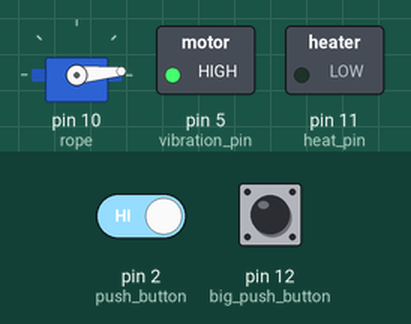
Recording of a sketch running on a simulated Arduino Uno, built with avr-gcc and run on an emulated ATmega328P. Shown: servo, switched loads named in the sketch (green lamp = pin HIGH). Inputs (shaded band) come from the test bench; at power-on: pin 2 (push_button) HIGH, pin 12 (big_push_button) LOW. Storage starts empty; random numbers use the default seed unless the sketch sets one.

Above: at 12.8 s.
12.9 s: pin 2 (push_button) driven LOW
At 14.7 s:
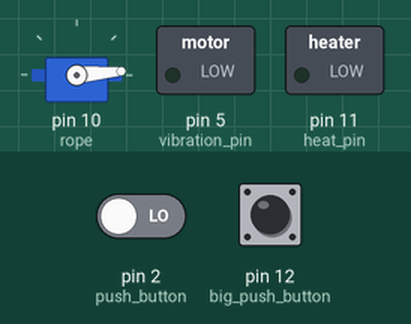
At 22.5 s:
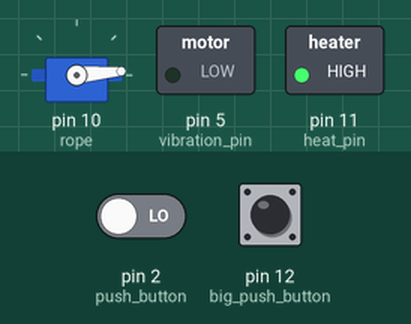
23.5 s: pin 12 (big_push_button) pulled HIGH for 3 s
At 33.1 s:
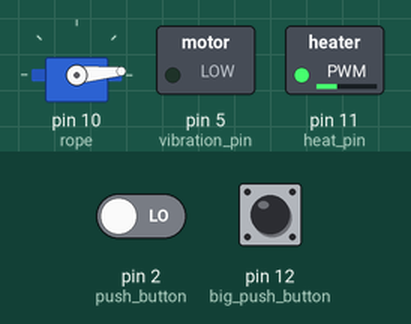
33.8 s: pin 2 (push_button) driven HIGH
Timing chart, 0 to 72.9 s (numbered marks = the images above; inputs shaded):
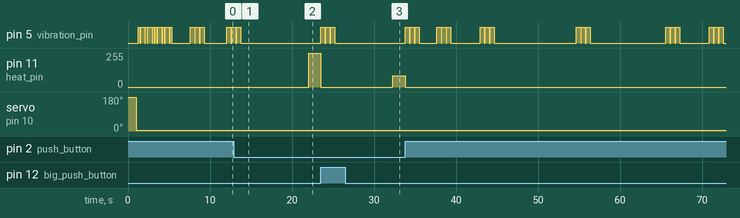

Measured:
- after the input at 12.9 s, pin 11 (heat_pin): 0/255 → 255/255 after 9.1 s

The sketch:

Force_Phone.ino
```cpp
//This Program is designed to use outputs on the ForcePhone II prototype as well as log user input for later review.
#include <SPI.h>
#include <SD.h>
#include <Servo.h>

File datalog;

Servo rope;

int pos; //this keeps the servo's current position

const int push_button = 2; //push button
const int big_push_button = 12; //big purple push button
//const int pressure_pin = A3; //pressure input
//const int stretch_pin = A4; //Strech sensor input
const int heat_pin = 11; //heat output
const int vibration_pin = 5; //vibration output
const int servo_pin = 10; //servo output
int temp;  //a global temporary variable for use when needed
long timer_start; //global variable for use in a timer if needed

void setup()
{
  randomSeed(analogRead(0));
  int output_count[] = {0, 0, 0, 0, 0, 0, 0}; //keeps track of how many times each output has been used
  bool continue_experiment = true; //initializes to true, as long as this is true, the experiment goes on.

  set_pins();  //setting pins numbers as inputs or outputs
  all_low();   //make sure outputs are off
  rope_reset(); //makes sure rope is in loose starting position
  InitSD();  //initialize sd card, opens or creates a log file

  new_line();//specifies a new session - this will start the column with times for this user
  save_time();           //writes time from start to the log file - this will be used often to log data

  error_code(2);// lets us know that we will be asking for an input choice
  in_or_out(); //waits for input and records if we are inside or outside.
  error_code(2);

  datalog.flush(); //ensure data is saved to SD card (means information is not lost in case of accidental shutdown)

  while(continue_experiment) //this is where the experiment begins
  {

    delay(random (1000, 10000)) ; //delay between 1 and 10 seconds

    temp = random_output(); // places number refering to output in temp

    datalog.print(temp); //writes the corresponding output after using it
    datalog.print(",");  // for CSV file
    save_time(); //saves start time of output

    timer_start = millis(); //saves a start time for a timer
    while ((digitalRead(big_push_button) == LOW) && (digitalRead(push_button) == LOW) && ((millis() - timer_start) < 10000)){}//while waiting for input do nothing, unless 10 seconds have passed (timeout)

    save_time(); //saves end time of output

    if(temp == 0)   //if rope was tightened, loosen it.
      rope_loosen();

    all_low();
    error_code(1); // sends a vibration feedback on completion
    datalog.flush();

   output_count[temp] += 1; //keeps track of how many times current output has been used

   for (int i = 0; i < 7; i = i + 1) { //goes through the array, if any value is under 4, we need to continue the experiment.
    if (output_count[i] < 4){
      continue_experiment = true;
      break; //breaks out of loop to continue experiment
      }
    else
      continue_experiment = false;
    }

  }

  save_time();
  all_low();  //shuts off all outputs
  error_code(2);  // sends  feedback to signal the program end

  datalog.close(); //saves and closes the file
}


void loop() {
  // put your main code here, to run repeatedly:

}

int InitSD() //Initializes SD card for use and creats or opens an existing log file.
{
  // Note that even if it's not used as the CS pin, the hardware SS pin
  // (10) must be left as an output or the SD library functions will not work.
  pinMode(10, OUTPUT);

  while (!SD.begin(4)) { //Initializes the SD card for use, enabled by the CS pin (4 in this case).
    error_code(1); //if SD card is not detected, there will be an error output until card is inserted
  }

  datalog = SD.open("datalog.csv", FILE_WRITE); //Opens datalog.csv. If file does not exist it will be created
  return 1;
}


//old code, pressure and stretch inputs have been removed in order to focus on outputs.

/*bool enough_pressure() //returns a True or False based on pressure
{
  if (analogRead(pressure_pin) < 50)
    return false;
  return true;
}*/

/*bool enough_stretch() //returns a True or False based on stretch
{
  if (analogRead(stretch_pin) < 100) //need to check this value
    return false;
  return true;
}*/

int rope_tighten()
{
  rope.attach(10);
  rope.write(180); //rotate clockwise
}

int rope_loosen()
{
  rope.attach(10);
  rope.write(5);  //rotate counter clockwise
  delay(200); //give time to loosen
  rope.detach(); //stop servo
}

int rope_reset() //tries to reset rope position to a loose position, regardless of previous position
{
  rope_tighten();
  delay(1000);
  rope_loosen();
}

int all_low(){
  digitalWrite(heat_pin, LOW);
  analogWrite(vibration_pin, 0);
}

int set_pins(){
  pinMode(push_button, INPUT);
 // pinMode(pressure_pin, INPUT);
//  pinMode(stretch_pin, INPUT);
  pinMode(heat_pin, OUTPUT);
  pinMode(vibration_pin, OUTPUT);
}

int save_time(){
  datalog.print(millis());
  datalog.print(",");
}

int new_line(){
  datalog.print("\n");
  datalog.print("new,");
}

/* OLD - not in use, now using only one variable motor

int vibration_strength(int vibs){   //sets vibration strengh. This is controlled by 3 seperate motors which can be on or off.
  switch(vibs){
  case 0:
    digitalWrite(vibration_pin_1, LOW);
    digitalWrite(vibration_pin_2, LOW);
    digitalWrite(vibration_pin_3, LOW);
    return 0;
  case 1:
    digitalWrite(vibration_pin_1, HIGH);
    digitalWrite(vibration_pin_2, LOW);
    digitalWrite(vibration_pin_3, LOW);
    return 1;
  case 2:
    digitalWrite(vibration_pin_1, HIGH);
    digitalWrite(vibration_pin_2, HIGH);
    digitalWrite(vibration_pin_3, LOW);
    return 2;
  case 3:
    digitalWrite(vibration_pin_1, HIGH);
    digitalWrite(vibration_pin_2, HIGH);
    digitalWrite(vibration_pin_3, HIGH);
    return 3;
  }
  return 9;
}*/


int in_or_out()
{
  while(true){
    if(digitalRead(big_push_button) == HIGH){ //if the big button is pushed we are testing indoors
       datalog.print(0); //writes 0 to csv file, corresponds to indoor
       datalog.print(",");  // for CSV file
       return 0;
       }
    else if(digitalRead(push_button) == HIGH){ //if small button is pushed we are testing outdoors
       datalog.print(1); //writes 1 to csv file, corresponds to outdoors
       datalog.print(",");  // for CSV file
       return 1;
       }
    }
}


int random_output()
{
 // randomSeed(analogRead(0));
  switch(random(7)){
  case 0:
    rope_tighten();
    return 0;
  case 1:
    analogWrite(vibration_pin, 85); //vibration low
    return 1;
  case 2:
    analogWrite(vibration_pin, 170); //vibration mid
    return 2;
  case 3:
    analogWrite(vibration_pin, 255); //vibration high
    return 3;
  case 4:
    analogWrite(heat_pin, 85); //heat low
    return 4;
  case 5:
    analogWrite(heat_pin, 170); //heat mid
    return 5;
  case 6:
    analogWrite(heat_pin, 255); //heat high
    return 6;
  }
return 9;
}

int error_code(int error_number){  //still being worked on... at the moment these codes are used arbitrarily
  switch(error_number){
    case 1: //no SD card . . .
     analogWrite(vibration_pin, 255);
     delay(500);
     analogWrite(vibration_pin, 0);
     delay(100);
     analogWrite(vibration_pin, 255);
     delay(500);
     analogWrite(vibration_pin, 0);
     delay(100);
     analogWrite(vibration_pin, 255);
     delay(500);
     analogWrite(vibration_pin, 0);
     delay(100);
     return 1;
    case 2: //End of program .-.-.
     analogWrite(vibration_pin, 255);
     delay(200);
     analogWrite(vibration_pin, 0);
     delay(100);
     analogWrite(vibration_pin, 255);
     delay(500);
     analogWrite(vibration_pin, 0);
     delay(100);
     analogWrite(vibration_pin, 255);
     delay(200);
     analogWrite(vibration_pin, 0);
     delay(100);
     analogWrite(vibration_pin, 255);
     delay(500);
     analogWrite(vibration_pin, 0);
     delay(100);
     analogWrite(vibration_pin, 255);
     delay(200);
     analogWrite(vibration_pin, 0);
     delay(100);
     return 2;
     }

     return 9;
  //case 0... 1... 2... error codes will be placed, here, output will be the vibration motor
}
```
